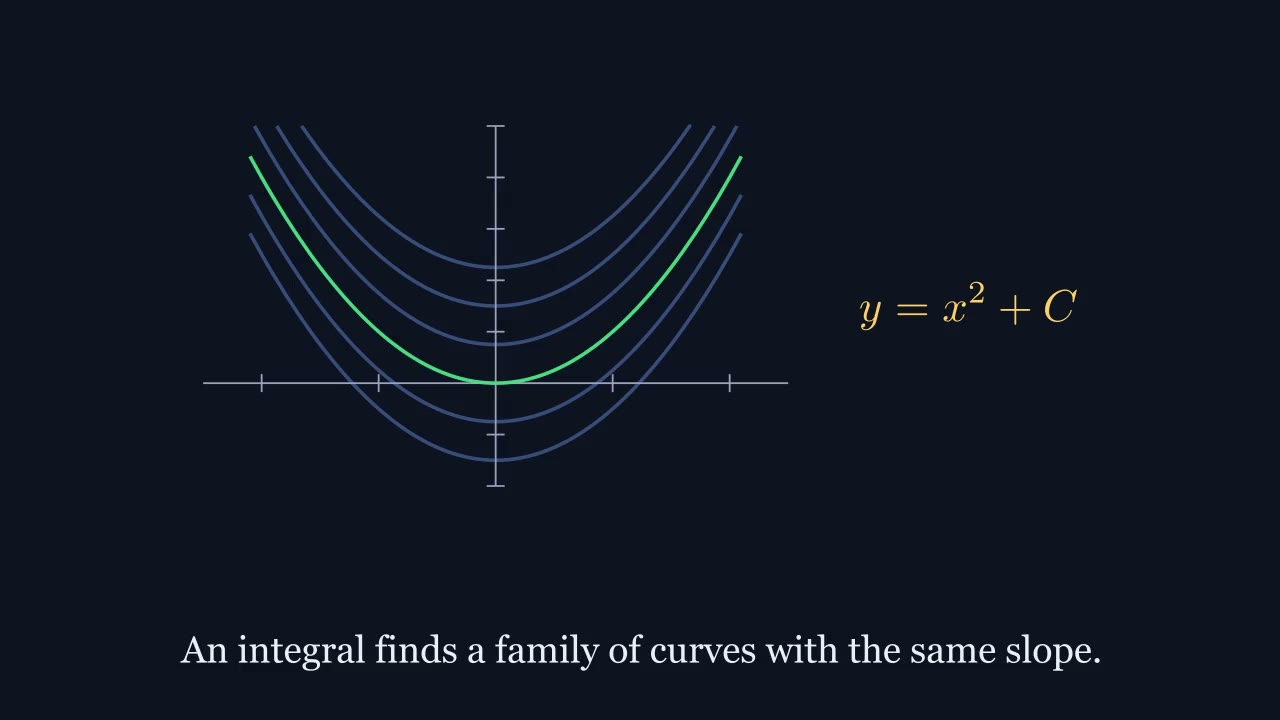

Generate this figure with Python:
from manim import *
from progresso_manim import *

class ExplainerScene(ProgressoScene):
    def construct(self):
        # Scene 1: A common student answer (8s)
        self.caption("A common student answer for a standard integral:")
        expr1 = MathTex(r"\int 2x \, dx = x^2", font_size=54)
        expr1.move_to(CONTENT_CENTER)
        
        self.play(Write(expr1), run_time=2.0)
        self.wait(6.0)

        # Scene 2: Check by differentiating (10s)
        self.clear_content()
        self.caption("Let's check this by differentiating. It seems correct!")
        # Splitting to highlight 2x
        deriv_eq = MathTex(r"\frac{d}{dx}(", r"x^2", r") = ", r"2x", font_size=54)
        deriv_eq.move_to(CONTENT_CENTER)
        
        self.play(Write(deriv_eq), run_time=2.0)
        self.wait(1.5)
        
        # Highlight 2x
        self.play(
            deriv_eq[3].animate.set_color(HILITE),
            Indicate(deriv_eq[3], color=HILITE),
            run_time=1.5
        )
        
        # Arrow curving from result back to input
        arrow = CurvedArrow(
            deriv_eq[3].get_top() + UP * 0.2,
            deriv_eq[1].get_top() + UP * 0.2,
            angle=TAU / 4,
            color=ACCENT
        )
        self.play(Create(arrow), run_time=1.0)
        self.wait(4.0)

        # Scene 3: But wait... what about these functions? (12s)
        self.clear_content()
        self.caption("But wait... what about these functions?")
        
        l1 = MathTex(r"\frac{d}{dx}(x^2) = 2x", font_size=44)
        l2 = MathTex(r"\frac{d}{dx}(x^2", r" + 5", r") = 2x", font_size=44)
        l3 = MathTex(r"\frac{d}{dx}(x^2", r" - 3", r") = 2x", font_size=44)
        
        lines = VGroup(l1, l2, l3).arrange(DOWN, buff=0.5)
        fit(lines)
        lines.move_to(CONTENT_CENTER)

        self.play(Write(l1), run_time=1.5)
        self.play(Write(l2), Write(l3), run_time=2.0)
        self.wait(1.5)
        
        # Flash constants red and cross out
        self.play(
            l2[1].animate.set_color(WRONG),
            l3[1].animate.set_color(WRONG),
            run_time=1.0
        )
        cross2 = Cross(l2[1], stroke_color=WRONG, stroke_width=5)
        cross3 = Cross(l3[1], stroke_color=WRONG, stroke_width=5)
        self.play(Create(cross2), Create(cross3), run_time=1.0)
        self.wait(5.0)

        # Scene 4: An integral finds a family of curves (18s)
        self.clear_content()
        self.caption("An integral finds a family of curves with the same slope.")
        
        axes = Axes(
            x_range=[-2.5, 2.5, 1],
            y_range=[-2, 5, 1],
            x_length=6.5,
            y_length=4.0,
            tips=False
        ).set_color(MUTED)
        
        main_curve = axes.plot(lambda x: x**2, x_range=[-2.1, 2.1], color=CORRECT)
        
        # Ghost curves
        c_vals = [-1.5, -0.75, 0.75, 1.5, 2.25]
        ghosts = VGroup()
        for c in c_vals:
            # Keep curve inside y bounds
            x_lim = np.sqrt(max(0, 5-c)) if 5-c > 0 else 0
            x_range_val = [-min(2.1, x_lim), min(2.1, x_lim)]
            ghosts.add(axes.plot(lambda x, cv=c: x**2 + cv, x_range=x_range_val, color=ACCENT, stroke_opacity=0.4))
        
        formula_label = MathTex(r"y = x^2 + C", font_size=48).set_color(HILITE)
        
        viz = VGroup(axes, main_curve, ghosts)
        # Arrange to avoid overlap
        full_scene = VGroup(viz, formula_label).arrange(RIGHT, buff=0.8)
        fit(full_scene)
        full_scene.move_to(CONTENT_CENTER)
        
        self.play(Create(axes), run_time=1.5)
        self.play(Create(main_curve), run_time=1.5)
        self.wait(1.0)
        self.play(Write(formula_label), run_time=1.5)
        self.play(Create(ghosts), run_time=3.0)
        self.wait(9.5)

        # Scene 5: The Correct Rule (12s)
        self.clear_content()
        self.caption("The Correct Rule: Always add the constant of integration C.")
        
        rule = MathTex(r"\int f(x) \, dx = F(x)", r" + C", font_size=56)
        rule.move_to(CONTENT_CENTER)
        
        self.play(Write(rule[0]), run_time=2.0)
        self.play(FadeIn(rule[1], shift=UP*0.3), run_time=1.5)
        self.wait(1.5)
        
        self.play(
            rule[1].animate.set_color(CORRECT).scale(1.2),
            Indicate(rule[1], color=CORRECT),
            run_time=2.0
        )
        self.wait(5.0)

        # Scene 6: Worked Example: Integrating cos x (12s)
        self.clear_content()
        self.caption("Worked Example: Integrating cos x correctly.")
        
        prob = MathTex(r"\int \cos x \, dx", font_size=52).move_to(CONTENT_CENTER)
        self.play(Write(prob), run_time=2.0)
        self.wait(1.5)
        
        sol = MathTex(r"\int \cos x \, dx", r" = \sin x", r" + C", font_size=52)
        fit(sol)
        sol.move_to(CONTENT_CENTER)
        
        self.play(
            TransformMatchingTex(prob, sol),
            run_time=2.0
        )
        self.wait(1.0)
        self.play(sol[2].animate.set_color(CORRECT), run_time=1.0)
        self.wait(4.5)

        # Scene 7: Takeaway (10s)
        self.clear_content()
        self.caption("Takeaway: C represents the infinite family of possible solutions.")
        
        text_takeaway = MathTex(r"\text{Indefinite} = \text{Family of Curves}", font_size=48)
        
        # Minimalist family visual
        axes_mini = Axes(x_range=[-2,2], y_range=[-1,4], x_length=4, y_length=2, tips=False).set_color(MUTED)
        curves_mini = VGroup(*[axes_mini.plot(lambda x, cv=cv: x**2 + cv, x_range=[-1.4, 1.4], color=PURPLE) for cv in [-0.5, 0.5, 1.5]])
        family_viz = VGroup(axes_mini, curves_mini)
        
        final_group = VGroup(text_takeaway, family_viz).arrange(DOWN, buff=0.5)
        fit(final_group)
        final_group.move_to(CONTENT_CENTER)
        
        self.play(Write(text_takeaway), run_time=2.0)
        self.play(FadeIn(family_viz), run_time=2.0)
        self.play(Circumscribe(text_takeaway, color=HILITE), run_time=2.0)
        self.wait(4.0)
